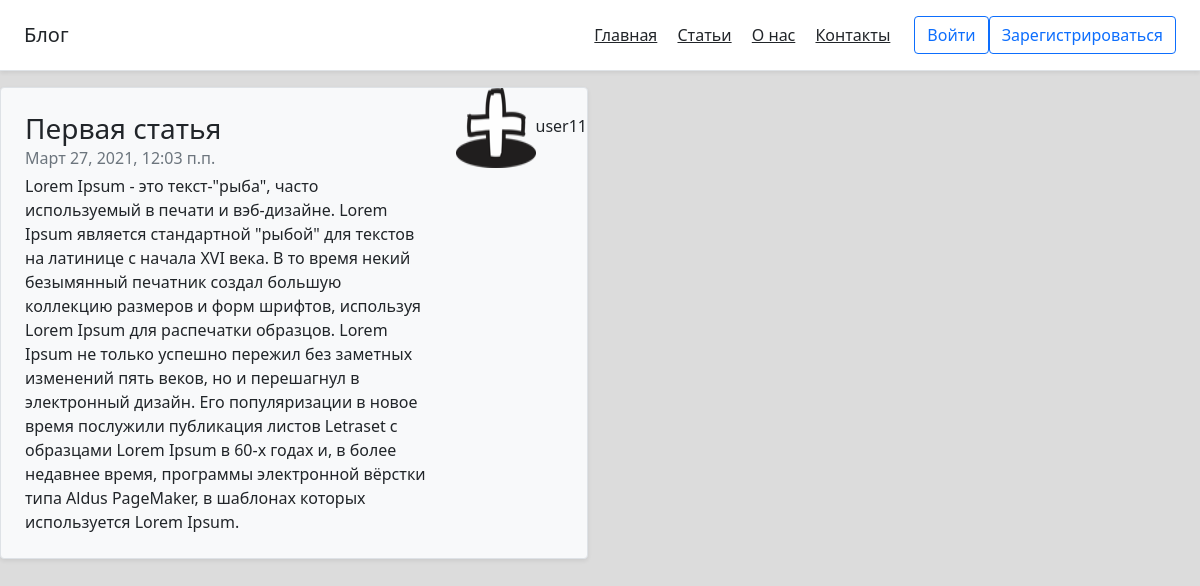
/posts/1, run on the app's committed database.
### main/models.py (models this page shows, shortened)
class News(models.Model):
    name = models.CharField('Название поста', max_length=160)
    post = models.TextField('Текст поста')
    avtor = models.ForeignKey(User, verbose_name='Автор', on_delete=models.CASCADE)
    date = models.DateTimeField('Дата добавления', default=timezone.now())
    class Meta:
        verbose_name = 'Пост'
        verbose_name_plural = 'Посты'

### register/models.py (models this page shows, shortened)
class Profile(models.Model):
    user = models.OneToOneField(User, on_delete=models.CASCADE)
    img = models.ImageField(verbose_name='Фото', default='default.png', upload_to='user_images')
    class Meta:
        verbose_name = "Профиль"
        verbose_name_plural = 'Профили'

### main/views.py (the view)
# urls.py: path('posts/<int:pk>', views.NewsDetail.as_view(), name='post_detail'),
class NewsDetail(DetailView):
    model = News
    context_object_name = 'post'
    def get_context_data(self, **kwargs):
        ctx = super(NewsDetail, self).get_context_data(**kwargs)
        ctx['title'] = self.object.name
        return ctx

### main/templates/main/news_detail.html (shortened to what this page needs)
{% extends 'main/base.html'%}
{% block body%}
  <div class="row mb-2">
  <div class="col-md-6">
    <div class="row g-0 border rounded overflow-hidden flex-md-row mb-4 shadow-sm h-md-250 position-relative bg-light">
        <div class="col p-4 d-flex flex-column position-static">
          <h3 class="mb-0">{{post.name}}</h3>
          <div class="mb-1 text-muted">{{ post.date }}</div>
          <p class="card-text mb-auto">{{ post.post}}</p>
        </div>
        <div class="col-auto d-none d-lg-block">
          <img class="bd-placeholder-img" width="80" height="80" src="{{ post.avtor.profile.img.url }}" role="img" aria-label="Placeholder: Thumbnail" preserveAspectRatio="xMidYMid slice" focusable="false"><title>Placeholder</title><rect width="100%" height="100%" fill="#55595c"></rect><text x="50%" y="50%" fill="#eceeef" dy=".3em">{{ post.avtor }}</text></img>
        </div>
      </div>
  </div>
  </div>
{% endblock %}

### main/templates/main/base.html (shortened to what this page needs)
{% load static %}
<!DOCTYPE html>
<html lang="en">
<head>
    <link href="https://cdn.jsdelivr.net/npm/bootstrap@5.0.0-beta2/dist/css/bootstrap.min.css" rel="stylesheet">
    <link rel="stylesheet" href="{% static 'main/style.css'%}">
</head>
<body>
<header class="d-flex flex-column flex-md-row align-items-center p-3 px-md-4 mb-3 bg-body border-bottom shadow-sm">
  <p class="h5 my-0 me-md-auto fw-normal">Блог</p>
  <nav class="my-2 my-md-0 me-md-3">
    <a class="p-2 text-dark" href="{% url 'home' %}">Главная</a>
    <a class="p-2 text-dark" href="{% url 'posts' %}">Статьи</a>
    <a class="p-2 text-dark" href="{% url 'about' %}">О нас</a>
    <a class="p-2 text-dark" href="{% url 'contacts' %}">Контакты</a>
  </nav>
    {% if not request.user.is_authenticated %}
      <a href="{% url 'login' %}"><button class="btn btn-outline-primary" type="submit">Войти</button></a>
      <a href="{% url 'reg' %}"><button class="btn btn-outline-primary" type="submit">Зарегистрироваться</button></a>
    {% else %}
      <a href="{% url 'profile' %}"><button class="btn btn-outline-primary" type="submit">Профиль</button></a>
      <a href="{% url 'logout' %}"><button class="btn btn-outline-primary" type="submit">Выйти</button></a>
    {% endif %}
</header>
{%block body%}
{% endblock %}
</body>
</html>

### main/static/main/style.css (style rules this page uses)
body { background-color: #DCDCDC }

### data on the page
News: name "Первая статья", date "Март 27, 2021, 12:03 п.п.", post "Lorem Ipsum - это текст-\"рыба\", часто используемый в печати и вэб-дизайне. Lorem Ipsum является стандартной \"рыбой\" для текстов на латинице с начала XVI века. В то время некий безымянный печатник создал большую коллекцию размеров и форм шрифтов, используя Lorem Ipsum для распечатки образцов. Lorem Ipsum не только успешно пережил без заметных изменений пять веков, но и перешагнул в электронный дизайн. Его популяризации в новое время послужили публикация листов Letraset с образцами Lorem Ipsum в 60-х годах и, в более недавнее время, программы электронной вёрстки типа Aldus PageMaker, в шаблонах которых используется Lorem Ipsum.", avtor.profile.img (picture), avtor "user11"
